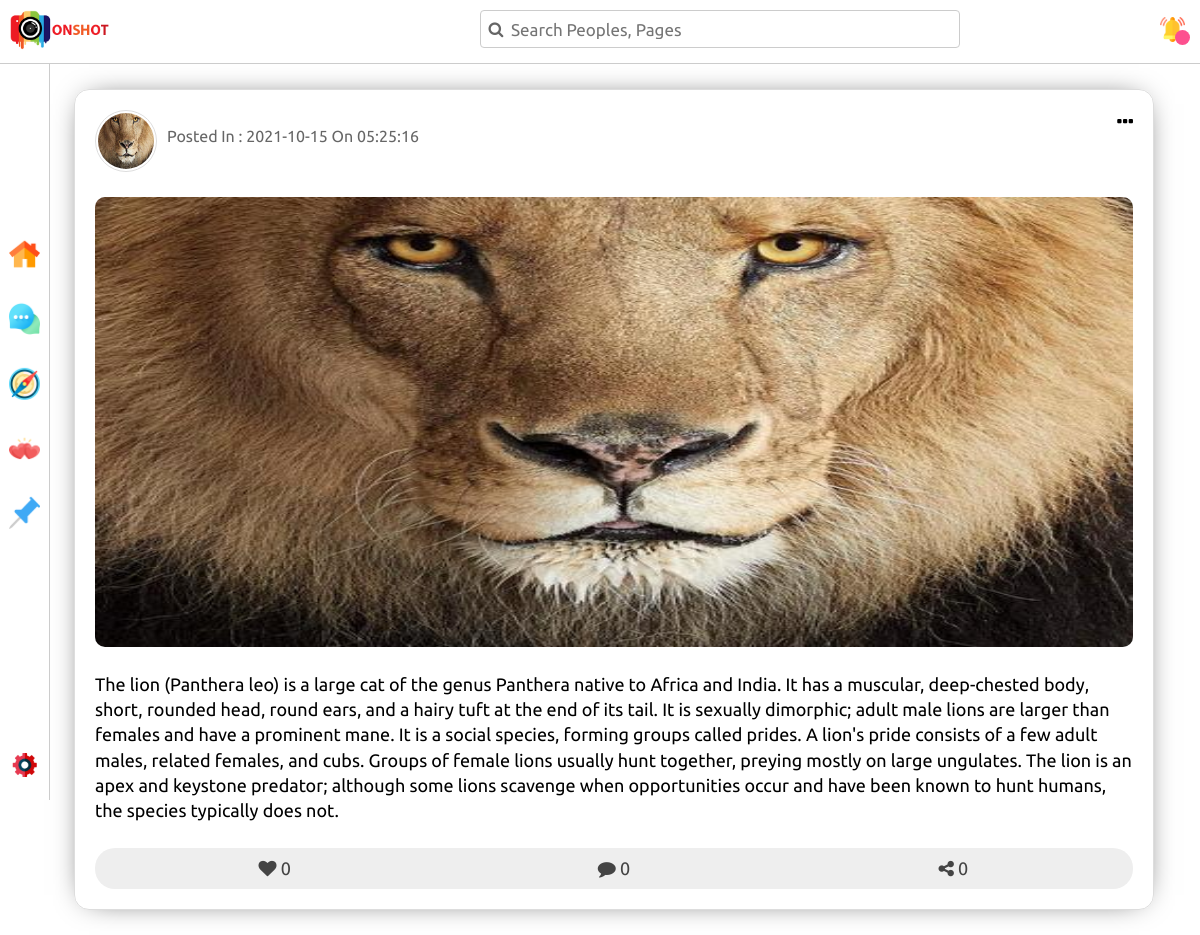
/post.php?pid=202101001500, run on the app's committed database.
### tables this page shows
CREATE TABLE `posts` (
  `ID` int(10) NOT NULL,
  `PostID` varchar(200) NOT NULL,
  `IsPage` int(1) NOT NULL DEFAULT 0,
  `UserID` varchar(200) NOT NULL,
  `PostDate` date NOT NULL DEFAULT current_timestamp(),
  `PostTime` time NOT NULL DEFAULT current_timestamp(),
  `PostImage` varchar(500) NOT NULL DEFAULT 'imgs/noimage.png',
  `PostText` varchar(1000) NOT NULL,
  `LoveCount` int(10) NOT NULL DEFAULT 0,
  `CommentCount` int(10) NOT NULL DEFAULT 0,
  `ShareCount` int(10) NOT NULL DEFAULT 0,
  `PageID` varchar(200) NOT NULL DEFAULT '0'
);

### post.php (the view, shortened to what this page needs)
<?php
require_once "config.php";
if (isset($_REQUEST['pid'])) {
  $sqlgpd = "SELECT * FROM posts WHERE PostID = '{$_REQUEST['pid']}'";
  $resultpd = mysqli_query($conn, $sqlgpd);
  $rowpd = $resultpd->fetch_assoc();
} else {
  header("Location:home.php");
}
?>
<!DOCTYPE html>
<html lang="en">
<head>
  <link rel="stylesheet" href="css/font-awesome.min.css">
  <link rel="stylesheet" href="css/post.css">
</head>
<body>
  <?php include "side-nav.php";?>
  <div class="post-container">
    <div class="head">
      <div class="user">
        <div class="image">
          <img src="
          <?php
            if ($rowpd['IsPage'] == 0) {
              echo $rowpd['PostImage'];
            } else {
              $sqlgetppd = "SELECT * FROM pages WHERE PageID = '{$rowpd['PageID']}'";
              $resultgetppd = mysqli_query($conn, $sqlgetppd);
              $rowgetppd = $resultgetppd->fetch_assoc();
              echo $rowgetppd['PageImage'];
            }
          ?>
          " alt="">
        </div>
        <div class="info">
          <p class="date">Posted In : <?php echo $rowpd['PostDate'] . " On " . $rowpd['PostTime'];?></p>
        </div>
      </div>
      <div class="post-option">
        <i class="fa fa-ellipsis-h"></i>
      </div>
    </div>
    <div class="info">
      <div class="media">
        <img src="<?php echo $rowpd['PostImage'];?>" alt="">
      </div>
      <div class="text">
        <p>
          <?php echo $rowpd['PostText'];?>
        </p>
      </div>
    </div>
    <div class="option">
      <div class="love">
        <i onclick="addlove()" class="fa
        <?php
          $sqlcac = "SELECT * FROM love WHERE UserID = '{$_SESSION['ID']}' AND PostID = '{$_REQUEST['pid']}'";
          $resultcac = mysqli_query($conn, $sqlcac);
          if ($resultcac->num_rows > 0) {
            $fixclass = " love-active ";
          } else {
            $fixclass = "";
          }
          echo $fixclass;
        ?>
         fa-heart"></i>
        <span class="love-count">0</span>
      </div>
      <div class="comment">
        <i class="fa fa-comment"></i>
        <span class="comment-count">0</span>
      </div>
      <div class="share">
        <i onclick="addshare()" class="fa
        <?php
        $sqlcacs = "SELECT * FROM share WHERE UserID = '{$_SESSION['ID']}' AND PostID = '{$_REQUEST['pid']}'";
        $resultcacs = mysqli_query($conn, $sqlcacs);
        if ($resultcacs->num_rows > 0) {
          $fixclasss = " share-active ";
        } else {
          $fixclasss = "";
        }
        echo $fixclasss;
        ?>
        fa-share-alt"></i>
        <span class="share-count">0</span>
      </div>
    </div>
  </div>
</body>
</html>

### css/post.css (style rules this page uses)
body { font-family: ubuntu,arial; padding-top: 64px; overflow-x: hidden; }
.post-container { width: 90%; margin-top: 25px; margin-left: 74px; padding: 20px; border: 1px solid #DDD; border-radius: 15px; overflow: hidden; box-shadow: 0px 0px 30px -15px #000; margin-bottom: 25px; }
.post-container .head { overflow: hidden; }
.post-container .head .user { float: left; width: 90%; color: #666; }
.post-container .head .user .image { width: 62px; height: 62px; float: left; }
.post-container .head .user .image img { width: 100%; height: 100%; border-radius: 50%; border: 1px solid #DDD; padding: 2px; }
.post-container .head .user .info { float: left; margin-top: 7px; margin-left: 10px; }
.post-container .head .post-option { float: right; font-size: 20px; }
.post-container .head .post-option i { cursor: pointer; }
.post-container .info .media { margin-top: 25px; width: 100%; height: 450px; }
.post-container .info .media img { width: 100%; height: 100%; border-radius: 10px; }
.post-container .info .text p { font-size: 18px; margin: 25px 0; line-height: 1.4; }
.post-container .option { overflow: hidden; background-color: #EEE; border-radius: 20px; padding: 10px; }
.post-container .option > div { float: left; width: calc(100% / 3); text-align: center; font-size: 18px; color: #444; }
.post-container .option > div i { cursor: pointer; transition: all .3s; }

### side-nav.php (style rules this page uses)
* { padding: 0; margin: 0; box-sizing: border-box; }

### data on the page
posts: PostImage (picture), PostDate "2021-10-15", PostTime "05:25:16", PostText "The lion (Panthera leo) is a large cat of the genus Panthera native to Africa and India. It has a muscular, deep-chested body, short, rounded head, round ears, and a hairy tuft at the end of its tail. It is sexually dimorphic; adult male lions are larger than females and have a prominent mane. It is a social species, forming groups called prides. A lion's pride consists of a few adult males, related females, and cubs. Groups of female lions usually hunt together, preying mostly on large ungulates. The lion is an apex and keystone predator; although some lions scavenge when opportunities occur and have been known to hunt humans, the species typically does not."
